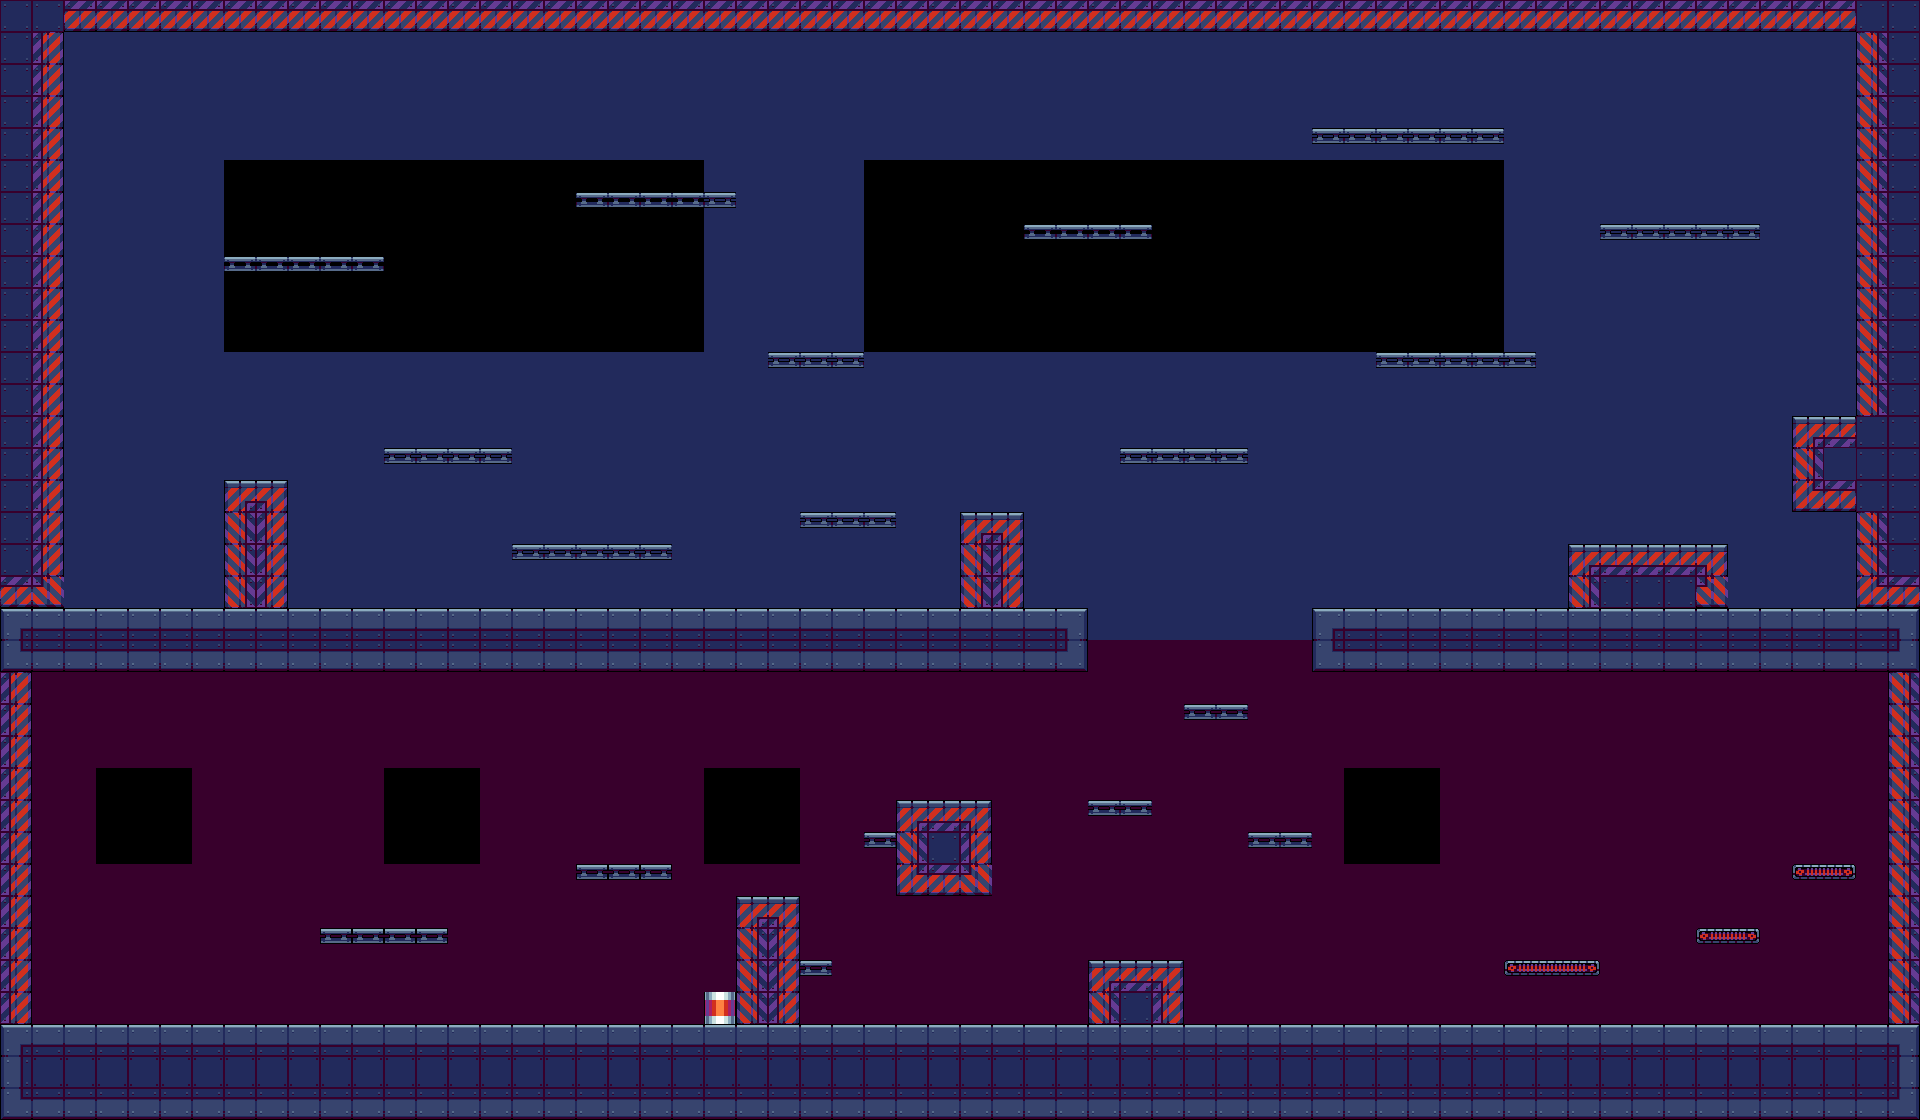

Rendered tile map (Tiled .tmx) drawn with the repository's tilesets; below, a short description and the map source with its tile grids summarised:
An orthogonal 60x35 tile map with 32x32 px tiles, 3 tile layers (Background, Midground, Foreground).

<map version="1.10" tiledversion="1.10.2" orientation="orthogonal" renderorder="right-down" width="60" height="35" tilewidth="32" tileheight="32" infinite="0" nextlayerid="4" nextobjectid="1">
 <tileset firstgid="1" name="tilesetnivel1" tilewidth="32" tileheight="32" tilecount="820" columns="20">
  <image source="tilesetfonseca.png" width="640" height="1312" />
 </tileset>
 <layer id="2" name="Background" width="60" height="35">
  <data>[2100 cells, 1425 non-empty, 2 distinct tile ids]</data>
 </layer>
 <layer id="1" name="Midground" width="60" height="35">
  <data>[2100 cells, 564 non-empty, 24 distinct tile ids]</data>
 </layer>
 <layer id="3" name="Foreground" width="60" height="35">
  <data>[2100 cells, 0 non-empty, 0 distinct tile ids]</data>
 </layer>
</map>